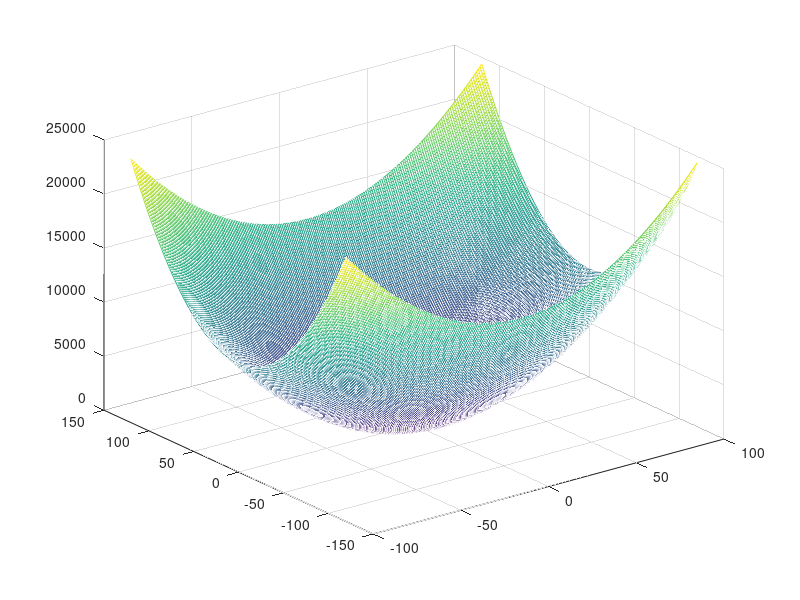

Source code (MATLAB): (Note: this script raises an error after producing the figure.)
% meshgrid_examples

%Constructing a surface
x_axis = [-100:100];
y_axis = [-120:120];
[x,y] = meshgrid( x_axis, y_axis );
z = x.^2 + y.^2;
figure(1);clf;
mesh( x,y,z )       % Try, also,the plot3 command
pause

% Tagging data
clear variables;
az=[-90:90];
el=[0:45];
load array_response;
whos
pause
[azgrid, elgrid] = meshgrid( az, el);
figure(2);clf;
mesh( azgrid, elgrid, arr_response );
xlabel( 'az')
ylabel( 'el')
zlabel( 'Array Response')
